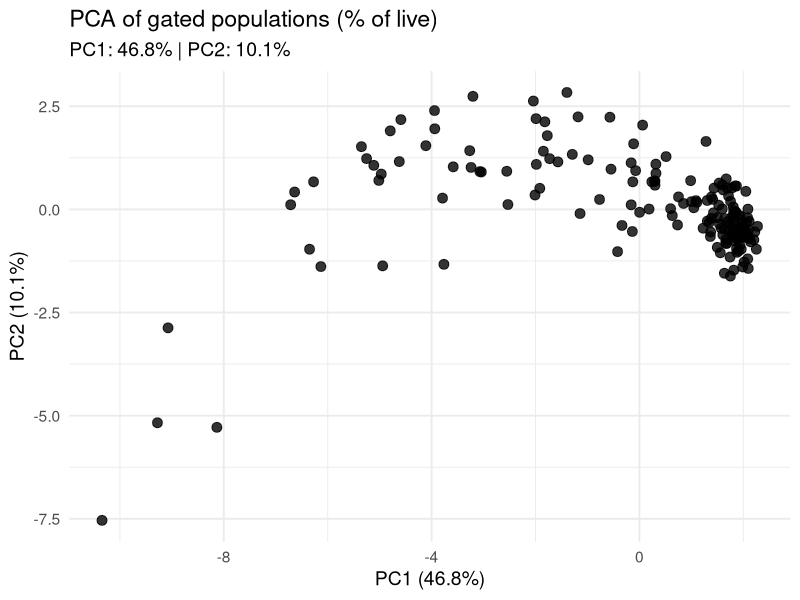
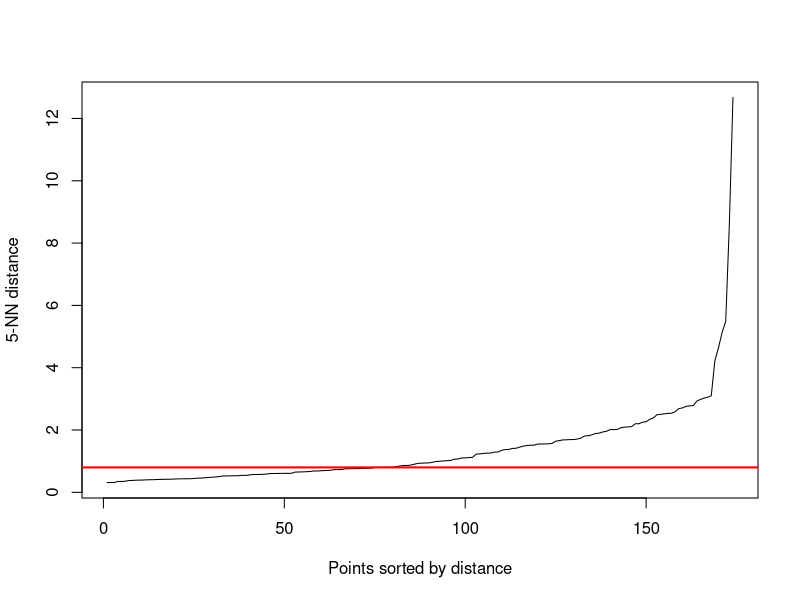
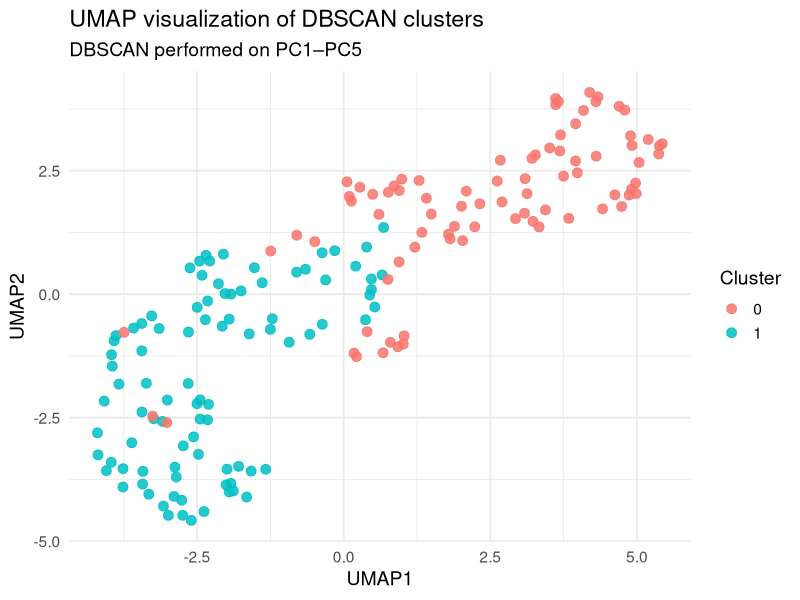
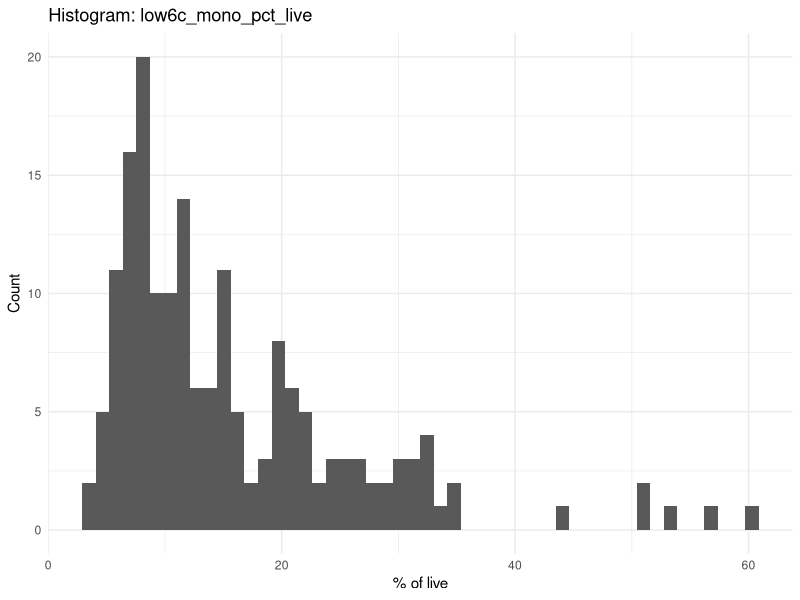
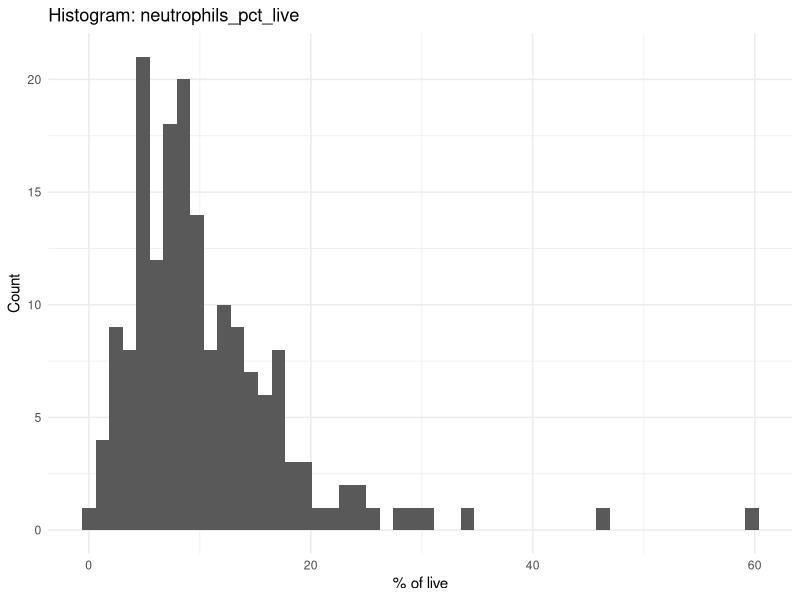
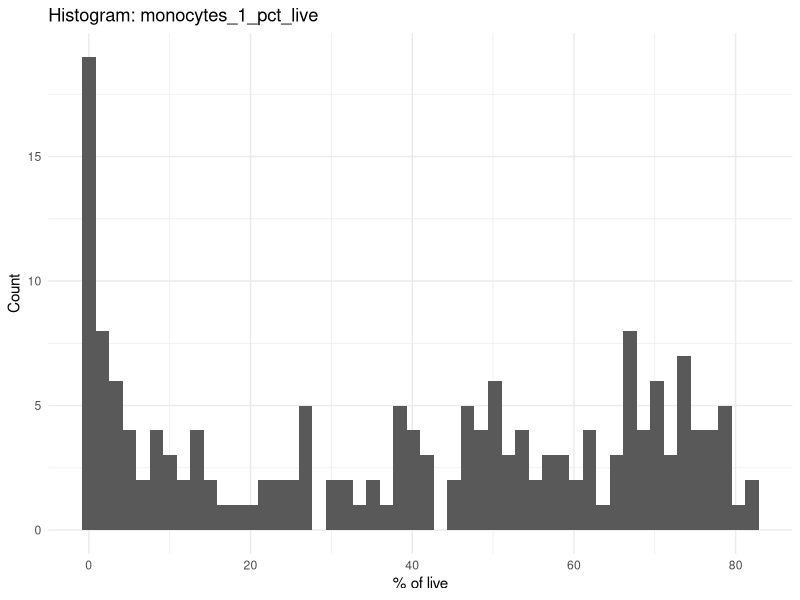
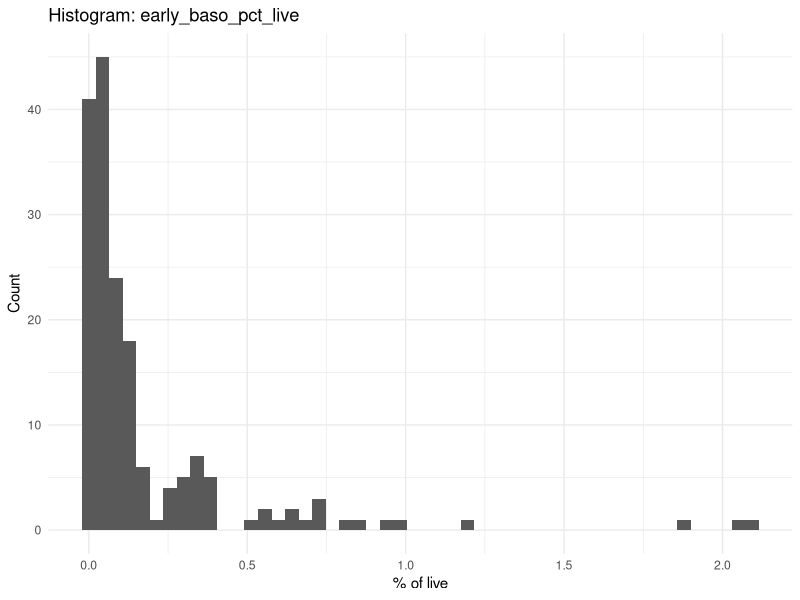
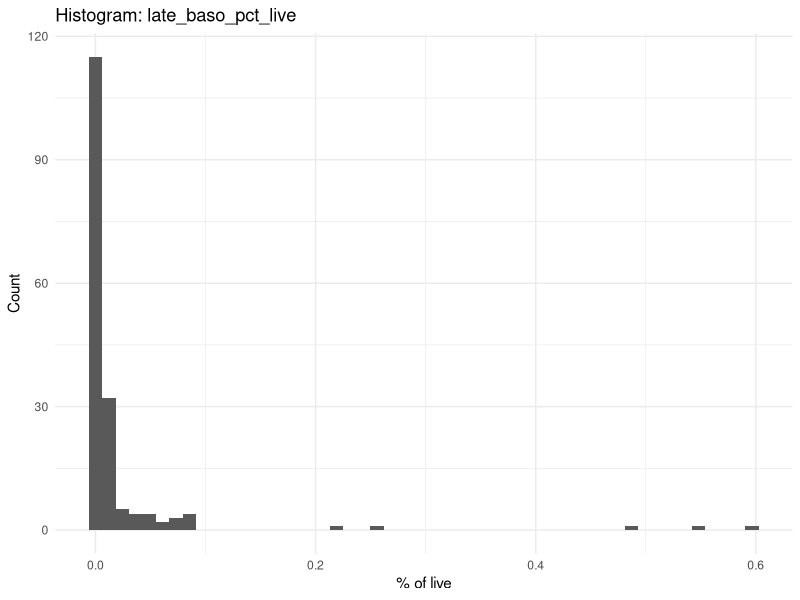

Source code (R) for these figures, in order:
## ---- chunk 1
library(readxl)
library(dplyr)
setwd("~/Desktop/Szade_Lab/aktualne")
## ---- chunk 2
cyto_cols_9 <- c(
  "all_events",
  "singlets_cells",
  "Live_dead_Ly6C_subset",
  "FSC_A_medium_SSC_A_high",
  "FSC_low.SSC_low",
  "FSChigh_SSChigh",
  "FSClow_SSC_high",
  "SSC_low_FSC_high",
  "cKit_neg",
  "non_mielo_wide",
  "Ter119_pos_CD16_32neg",
  "CD71high_Ter119neg",
  "CD71pos_Ter119low",
  "CD71pos_Ter119neg",
  "low6c_mono",
  "CD16_32pos_CD71hi",
  "CD16_32neg_CD71pos",
  "CD16_32neg_CD71neg",
  "CD16_32neg_CD71hi",
  "Ter119neg_CD105pos",
  "Ter119pos_CD105pos",
  "Ter119pos_CD105neg",
  "Ter119neg_CD105neg",
  "CD16_32low_CD71low",
  "neutrophils",
  "monocytes_1",
  "FcR_hi",
  "FcR_low",
  "FcR_neg",
  "non_mielo",
  "early_baso",
  "late_baso",
  "polychrom",
  "proerythro",
  "Q1_CD150neg_CD105pos",
  "Q2_CD150pos_CD105pos",
  "Q3_CD150pos_CD105neg",
  "Q4_CD150neg_CD105neg",
  "cKit_pos",
  "CD150pos_CD16_32neg",
  "GMP_1",
  "GMP_2",
  "non_GMP",
  "CMP_1",
  "CD71pos_CD34neg",
  "CMP_1_CD71pos_CD105pos",
  "CMP_1_CD71pos_CD105neg",
  "CFUE",
  "preCFUE",
  "preGM",
  "preMegE",
  "CMP_2",
  "trombo"
)

# wczytanie danych
df <- read_excel("ERC_aim1_exp9_summary.xlsx")

# OBIEKT R z samą cytometrią
df_cyto <- df %>%
  select(all_of(cyto_cols_9))

# normalizacja % of live dla wszystkich
library(dplyr)
denom <- "Live_dead_Ly6C_subset"
gate_cols <- setdiff(colnames(df_cyto), denom)

df_cyto_pct_live <- df_cyto %>%
  mutate(
    across(
      all_of(gate_cols),
      ~ ifelse(.data[[denom]] == 0 | is.na(.data[[denom]]), NA_real_, (.x / .data[[denom]]) * 100),
      .names = "{.col}_pct_live"
    )
  )

# normalizacja % of live dla zgatowanych populacji
gated_populations_9 <- c(
  "low6c_mono",
  "neutrophils",
  "monocytes_1",
  "early_baso",
  "late_baso",
  "polychrom",
  "proerythro",
  "trombo",
  "GMP_1",
  "GMP_2",
  "CMP_1",
  "CMP_2",
  "CFUE",
  "preCFUE",
  "preGM",
  "preMegE"
)

denom <- "Live_dead_Ly6C_subset"
df_gated_pct_live <- df_cyto %>%
  mutate(
    across(
      all_of(gated_populations_9),
      ~ ifelse(
        .data[[denom]] == 0 | is.na(.data[[denom]]),
        NA_real_,
        (.x / .data[[denom]]) * 100
      ),
      .names = "{.col}_pct_live"
    )
  ) %>%
  select(ends_with("_pct_live"))

# HISTOGRAMY DLA WSZYSTKICH POPULACJI
library(ggplot2)
df_in <- df_gated_pct_live
out_dir <- file.path(getwd(), "histograms_pct_live")
if (!dir.exists(out_dir)) dir.create(out_dir, recursive = TRUE)

# Kolumny do histogramów (wszystkie % of live)
pct_cols <- grep("_pct_live$", colnames(df_in), value = TRUE)

if (length(pct_cols) == 0) {
  stop("Nie znaleziono kolumn kończących się na '_pct_live'. Sprawdź nazwę obiektu albo etap normalizacji.")
}

# === HISTOGRAM LOOP ===
for (col in pct_cols) {
  p <- ggplot(df_in, aes(x = .data[[col]])) +
    geom_histogram(bins = 50) +
    labs(
      title = paste("Histogram:", col),
      x = "% of live",
      y = "Count"
    ) +
    theme_minimal()
  
  # nazwa pliku
  safe_name <- gsub("[^A-Za-z0-9_\\-]+", "_", col)
  
  ggsave(
    filename = file.path(out_dir, paste0(safe_name, ".png")),
    plot = p,
    width = 7,
    height = 5,
    dpi = 300
  )
}

message("Histogramy zapisane w: ", out_dir)

library(dplyr)
library(ggplot2)

############## PCA ############################
library(tidyr)
pca_mat <- df_gated_pct_live %>%
  mutate(across(everything(), ~ replace_na(.x, 0))) %>%
  as.matrix()

pca_res <- prcomp(
  log1p(pca_mat),
  center = TRUE,
  scale. = TRUE
)

var_explained <- (pca_res$sdev^2) / sum(pca_res$sdev^2) * 100
pca_df <- as.data.frame(pca_res$x) %>%
  mutate(
    PC1 = PC1,
    PC2 = PC2
  )

ggplot(pca_df, aes(x = PC1, y = PC2)) +
  geom_point(size = 3, alpha = 0.8) +
  labs(
    title = "PCA of gated populations (% of live)",
    subtitle = paste0(
      "PC1: ", round(var_explained[1], 1), "% | ",
      "PC2: ", round(var_explained[2], 1), "%"
    ),
    x = paste0("PC1 (", round(var_explained[1], 1), "%)"),
    y = paste0("PC2 (", round(var_explained[2], 1), "%)")
  ) +
  theme_minimal(base_size = 14)
## ---- chunk 3
# PCA 
pcs_to_use <- 1:5
X_pca <- pca_res$x[, pcs_to_use, drop = FALSE]

# UMAP (NA PCA)
library(uwot)
set.seed(123)

umap_res <- umap(
  X_pca,
  n_neighbors = 10,
  min_dist = 0.2,
  metric = "euclidean"
)

umap_df <- as.data.frame(umap_res)
colnames(umap_df) <- c("UMAP1", "UMAP2")

# --- DBSCAN (NA PCA, NIE NA UMAP) ---
library(dbscan)

kNNdistplot(X_pca, k = 5)
abline(h = 0.8, col = "red", lwd = 2)

db <- dbscan(
  X_pca,
  eps = 0.8,
  minPts = 5
)

table(db$cluster)

# wizualizacja 
umap_df$cluster <- factor(db$cluster)

library(ggplot2)
ggplot(umap_df, aes(UMAP1, UMAP2, color = cluster)) +
  geom_point(size = 3, alpha = 0.85) +
  theme_minimal(base_size = 14) +
  labs(
    title = "UMAP visualization of DBSCAN clusters",
    subtitle = "DBSCAN performed on PC1–PC5",
    color = "Cluster"
  )
## ---- chunk 4
df_clusters <- df %>%
  mutate(
    cluster = factor(db$cluster)
  )
table(df_clusters$cluster)
table(df_clusters$GROUP)
tab <- table(df_clusters$cluster, df_clusters$GROUP)
tab
fisher.test(tab)
## ---- chunk 5
library(dplyr)
library(tidyr)

df_prof <- df_gated_pct_live %>%
  mutate(cluster = factor(db$cluster))  # 0 = noise, 1 = klaster
summary_tbl <- df_prof %>%
  pivot_longer(
    cols = ends_with("_pct_live"),
    names_to = "population",
    values_to = "value"
  ) %>%
  group_by(population, cluster) %>%
  summarise(
    mean = mean(value, na.rm = TRUE),
    median = median(value, na.rm = TRUE),
    .groups = "drop"
  ) %>%
  pivot_wider(
    names_from = cluster,
    values_from = c(mean, median),
    names_glue = "{.value}_cluster{cluster}"
  ) %>%
  mutate(
    diff_mean = mean_cluster1 - mean_cluster0,
    log2FC = log2((mean_cluster1 + 1e-6) / (mean_cluster0 + 1e-6))
  ) %>%
  arrange(desc(abs(diff_mean)))

summary_tbl

ranking_tbl <- summary_tbl %>%
  select(population, diff_mean, log2FC) %>%
  arrange(desc(abs(diff_mean)))

ranking_tbl
